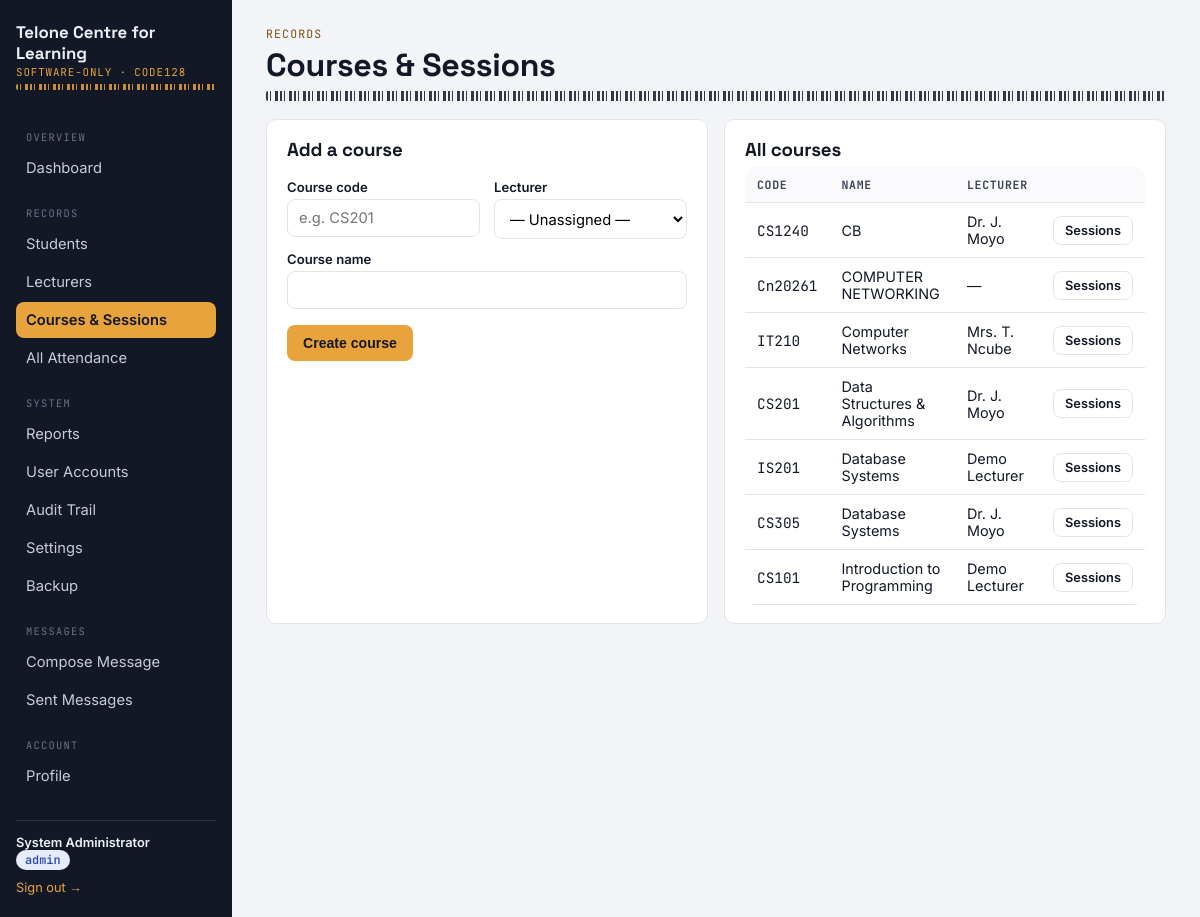
The page /courses (signed in) on the database its author committed.
### tables this page shows
CREATE TABLE courses (
    id          INTEGER PRIMARY KEY AUTOINCREMENT,
    code        TEXT NOT NULL UNIQUE,
    name        TEXT NOT NULL,
    lecturer_id INTEGER REFERENCES users(id) ON DELETE SET NULL,
    created_at  TEXT NOT NULL DEFAULT (datetime('now'))
);

CREATE TABLE users (
    id            INTEGER PRIMARY KEY AUTOINCREMENT,
    username      TEXT NOT NULL UNIQUE,
    password_hash TEXT NOT NULL,
    full_name     TEXT NOT NULL,
    email         TEXT,
    role          TEXT NOT NULL CHECK (role IN ('admin', 'lecturer')),
    is_active     INTEGER NOT NULL DEFAULT 1,
    created_at    TEXT NOT NULL DEFAULT (datetime('now'))
);

### app.py (the view, shortened to what this page needs)
@app.route("/courses", methods=["GET", "POST"])
@role_required("admin")
def courses_list():
    db = get_db()
    courses = db.execute(
        """SELECT c.*, u.full_name AS lecturer_name FROM courses c
           LEFT JOIN users u ON u.id = c.lecturer_id ORDER BY c.name"""
    ).fetchall()
    lecturers = db.execute("SELECT * FROM users WHERE role='lecturer' ORDER BY full_name").fetchall()
    db.close()
    return render_template("courses.html", courses=courses, lecturers=lecturers)

### app.py (called while the page is built, shortened)
def role_required(*roles):
    def decorator(view):
        @wraps(view)
        def wrapped(*args, **kwargs):
            if "role" not in session:
                return redirect(url_for("login", next=request.path))
            if session.get("role") not in roles:
                abort(403)
            return view(*args, **kwargs)
        return wrapped
    return decorator

@app.context_processor
def inject_user():
    return {
        "current_user": {
            "id": session.get("user_id") or session.get("student_id"),
            "name": session.get("full_name"),
            "role": session.get("role"),
        },
        "institution_name": get_setting("institution_name", "Attendance Ledger"),
    }

def _unread_message_count():
    role = session.get("role")
    if role == "lecturer":
        rid = session.get("user_id")
        rtype = "lecturer"
    elif role == "student":
        rid = session.get("student_id")
        rtype = "student"
    else:
        return 0

@app.context_processor
def inject_unread_count():
    return {"unread_message_count": _unread_message_count()}

### database.py (called while the page is built)
def get_db():
    conn = sqlite3.connect(DB_PATH)
    conn.row_factory = sqlite3.Row
    conn.execute("PRAGMA foreign_keys = ON")
    return conn

def get_setting(key, default=None):
    conn = get_db()
    row = conn.execute("SELECT value FROM settings WHERE key=?", (key,)).fetchone()
    conn.close()
    if row is not None:
        return row["value"]
    return DEFAULT_SETTINGS.get(key, default)

### templates/courses.html (shortened to what this page needs)
{% extends "base.html" %}
{% block content %}
<span class="eyebrow">Records</span>
<h1>Courses &amp; Sessions</h1>
<div class="barcode-rule"></div>
<div class="grid cols-2">
  <div class="card">
    <h3>Add a course</h3>
    <form method="post">
      <div class="field-row">
        <div>
          <label for="code">Course code</label>
          <input type="text" id="code" name="code" required placeholder="e.g. CS201">
        </div>
        <div>
          <label for="lecturer_id">Lecturer</label>
          <select name="lecturer_id" id="lecturer_id">
            <option value="">— Unassigned —</option>
          </select>
        </div>
      </div>
      <label for="name">Course name</label>
      <input type="text" id="name" name="name" required>
      <button class="btn accent" type="submit" style="margin-top:16px;">Create course</button>
    </form>
  </div>
  <div class="card">
    <h3>All courses</h3>
    <div class="table-wrap" style="border:none;">
      <table>
        <thead><tr><th>Code</th><th>Name</th><th>Lecturer</th><th></th></tr></thead>
        <tbody>
        {% for c in courses %}
          <tr>
            <td class="mono">{{ c.code }}</td>
            <td>{{ c.name }}</td>
            <td>{{ c.lecturer_name or '—' }}</td>
            <td><a class="btn small ghost" href="{{ url_for('course_sessions', course_id=c.id) }}">Sessions</a></td>
          </tr>
        {% else %}
          <tr><td colspan="4">No courses yet.</td></tr>
        {% endfor %}
        </tbody>
      </table>
    </div>
  </div>
</div>
{% endblock %}

### static/css/style.css (style rules this page uses)
:root { --ink: #121826; --ink-soft: #3A4358; --paper: #F3F4F7; --surface: #FFFFFF; --line: #E1E4EA; --accent: #E8A33D; --accent-ink: #7A5210; --good: #1F8A5F; --good-bg: #E7F5EE; --warn: #C77C11; --warn-bg: #FBF0DC; --bad: #C0392B; --bad-bg: #FBEAE7; --radius: 10px; --font-display: "Space Grotesk", "Segoe UI", sans-serif; --font-body: "Inter", "Segoe UI", sans-serif; --font-mono: "JetBrains Mono", "Courier New", monospace; }
* { box-sizing: border-box; }
html,body { height:100%; }
body { margin:0; font-family: var(--font-body); background: var(--paper); color: var(--ink); -webkit-font-smoothing: antialiased; }
a { color: inherit; }
h1,h2,h3,h4 { font-family: var(--font-display); margin:0 0 6px; letter-spacing:-0.01em; }
code, .mono { font-family: var(--font-mono); }
.barcode-rule { height:10px; background-image: repeating-linear-gradient( 90deg, var(--ink) 0px, var(--ink) 2px, transparent 2px, transparent 4px, var(--ink) 4px, var(--ink) 5px, transparent 5px, transparent 9px, var(--ink) 9px, var(--ink) 12px, transparent 12px, transparent 14px ); opacity:0.85; border-radius: 2px; margin: 4px 0 18px; }
.eyebrow { font-family: var(--font-mono); font-size:0.72rem; letter-spacing:0.1em; text-transform:uppercase; color: var(--accent-ink); margin-bottom:4px; display:block; }
.grid { display:grid; gap:16px; }
.grid.cols-2 { grid-template-columns: repeat(2, 1fr); }
.card { background: var(--surface); border:1px solid var(--line); border-radius: var(--radius); padding: 18px 20px; }
table { width:100%; border-collapse: collapse; background: var(--surface); }
th, td { text-align:left; padding: 10px 12px; border-bottom:1px solid var(--line); font-size:0.9rem; }
th { font-family: var(--font-mono); font-size:0.72rem; text-transform:uppercase; letter-spacing:0.06em; color: var(--ink-soft); background:#FAFAFC; }
.table-wrap { border:1px solid var(--line); border-radius: var(--radius); overflow:hidden; }
label { display:block; font-size:0.82rem; font-weight:600; margin: 12px 0 4px; }
input, select, textarea { width:100%; padding:9px 11px; border:1px solid var(--line); border-radius:8px; font-family: var(--font-body); font-size:0.92rem; background:#fff; }
.field-row { display:flex; gap:14px; flex-wrap:wrap; }
.field-row > div { flex:1; min-width:180px; }
.btn { display:inline-flex; align-items:center; gap:6px; background: var(--ink); color:#fff; border:none; border-radius:8px; padding: 10px 16px; font-weight:600; font-size:0.88rem; cursor:pointer; text-decoration:none; }
.btn.accent { background: var(--accent); color: var(--ink); }
.btn.ghost { background:transparent; color: var(--ink); border:1px solid var(--line); }
.btn.small { padding:6px 11px; font-size:0.8rem; }

### rows shown on the page
courses: code "CS1240", name "CB", full_name "Dr. J. Moyo"
courses: code "Cn20261", name "COMPUTER NETWORKING", lecturer_name "—"
courses: code "IT210", name "Computer Networks", full_name "Mrs. T. Ncube"
courses: code "CS201", name "Data Structures & Algorithms", full_name "Dr. J. Moyo"
courses: code "IS201", name "Database Systems", full_name "Demo Lecturer"
courses: code "CS305", name "Database Systems", full_name "Dr. J. Moyo"
courses: code "CS101", name "Introduction to Programming", full_name "Demo Lecturer"

### other values the page prints
{{ institution_name }} "Telone Centre for Learning"
{{ current_user.name }} "System Administrator"
{{ current_user.role }} "admin"
